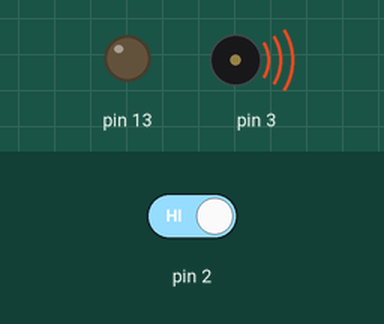
This sketch was run on a simulated Arduino Uno, built with avr-gcc and run on an emulated ATmega328P. Parts: output pins drawn as LEDs (lit = HIGH), buzzer (waves = sounding). The test bench sets the inputs (shaded band); at power-on: pin 2 HIGH.

Above: at 1.2 s.
1.3 s: pin 2 driven LOW
At 2.1 s:
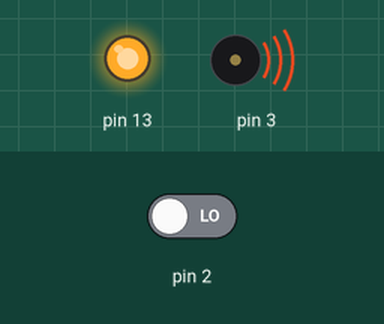
2.8 s: pin 2 driven HIGH
At 3.3 s:
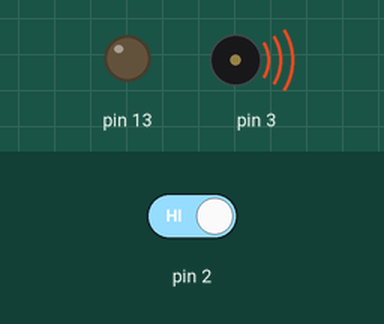
Timing chart, 0 to 5.8 s (numbered marks = the images above; inputs shaded):
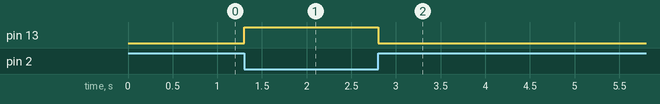

Measured:
- after the input at 1.3 s, pin 13: LOW → HIGH at once
- after the input at 2.8 s, pin 13: HIGH → LOW at once

The sketch:

IR_Sensor_test.ino
```cpp
int sensorState = 0;

void setup() {
  pinMode(13, OUTPUT);
  pinMode(2, INPUT);
  pinMode(3, OUTPUT);
  tone(3, 38000);
}

// the loop function runs over and over again forever
void loop() {
  sensorState = digitalRead(2);
  if (sensorState == LOW){
    digitalWrite(13, HIGH);
  }
  else {
    digitalWrite(13, LOW);
  }
}
```
